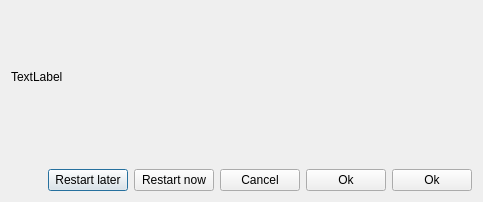
<?xml version="1.0" encoding="UTF-8"?>
<ui version="4.0">
 <class>Dialog</class>
 <widget class="QDialog" name="Dialog">
  <property name="geometry">
   <rect>
    <x>0</x>
    <y>0</y>
    <width>483</width>
    <height>202</height>
   </rect>
  </property>
  <property name="windowTitle">
   <string>Dialog</string>
  </property>
  <layout class="QVBoxLayout" name="verticalLayout_2">
   <item>
    <layout class="QVBoxLayout" name="verticalLayout">
     <item>
      <spacer name="verticalSpacer">
       <property name="orientation">
        <enum>Qt::Vertical</enum>
       </property>
       <property name="sizeHint" stdset="0">
        <size>
         <width>20</width>
         <height>68</height>
        </size>
       </property>
      </spacer>
     </item>
     <item>
      <widget class="QLabel" name="lbl_message_localcolabfold">
       <property name="text">
        <string>TextLabel</string>
       </property>
      </widget>
     </item>
     <item>
      <spacer name="verticalSpacer_2">
       <property name="orientation">
        <enum>Qt::Vertical</enum>
       </property>
       <property name="sizeHint" stdset="0">
        <size>
         <width>20</width>
         <height>88</height>
        </size>
       </property>
      </spacer>
     </item>
    </layout>
   </item>
   <item>
    <layout class="QHBoxLayout" name="horizontalLayout">
     <item>
      <spacer name="horizontalSpacer">
       <property name="orientation">
        <enum>Qt::Horizontal</enum>
       </property>
       <property name="sizeType">
        <enum>QSizePolicy::MinimumExpanding</enum>
       </property>
       <property name="sizeHint" stdset="0">
        <size>
         <width>17</width>
         <height>20</height>
        </size>
       </property>
      </spacer>
     </item>
     <item>
      <widget class="QPushButton" name="btn_message_localcolabfold_restart_later">
       <property name="text">
        <string>Restart later</string>
       </property>
      </widget>
     </item>
     <item>
      <widget class="QPushButton" name="btn_message_localcolabfold_restart">
       <property name="text">
        <string>Restart now</string>
       </property>
      </widget>
     </item>
     <item>
      <widget class="QPushButton" name="btn_message_localcolabfold_cancel">
       <property name="text">
        <string>Cancel</string>
       </property>
      </widget>
     </item>
     <item>
      <widget class="QPushButton" name="btn_message_localcolabfold_ok_2">
       <property name="text">
        <string>Ok</string>
       </property>
      </widget>
     </item>
     <item>
      <widget class="QPushButton" name="btn_message_localcolabfold_ok">
       <property name="text">
        <string>Ok</string>
       </property>
      </widget>
     </item>
    </layout>
   </item>
  </layout>
 </widget>
 <resources/>
 <connections/>
</ui>
